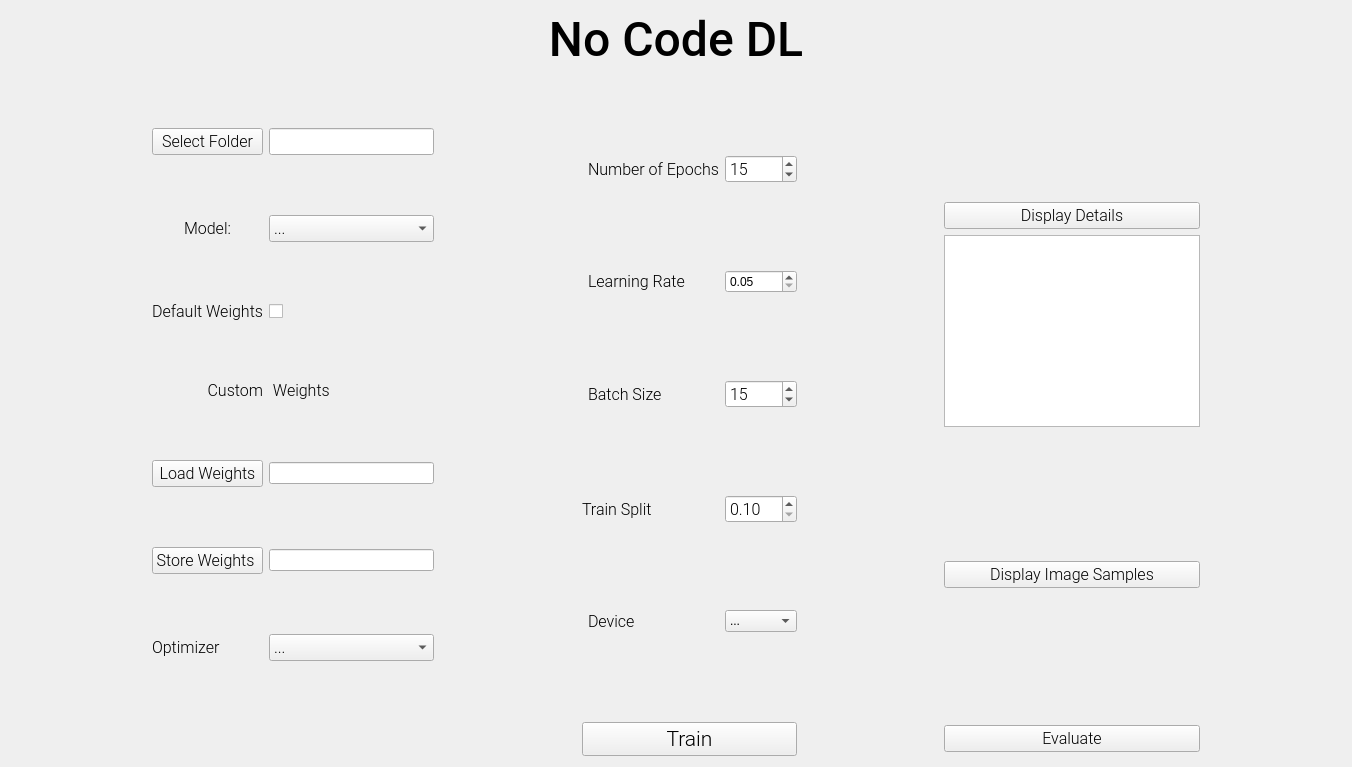
<?xml version="1.0" encoding="UTF-8"?>
<ui version="4.0">
 <class>Widget</class>
 <widget class="QWidget" name="Widget">
  <property name="geometry">
   <rect>
    <x>0</x>
    <y>0</y>
    <width>1352</width>
    <height>767</height>
   </rect>
  </property>
  <property name="sizePolicy">
   <sizepolicy hsizetype="Expanding" vsizetype="Preferred">
    <horstretch>0</horstretch>
    <verstretch>0</verstretch>
   </sizepolicy>
  </property>
  <property name="windowTitle">
   <string>Widget</string>
  </property>
  <property name="autoFillBackground">
   <bool>false</bool>
  </property>
  <layout class="QVBoxLayout" name="verticalLayout_2">
   <item>
    <widget class="QLabel" name="label_title">
     <property name="font">
      <font>
       <family>Roboto Medium</family>
       <pointsize>36</pointsize>
      </font>
     </property>
     <property name="text">
      <string>No Code DL</string>
     </property>
     <property name="alignment">
      <set>Qt::AlignCenter</set>
     </property>
    </widget>
   </item>
   <item>
    <layout class="QGridLayout" name="gridLayout" columnstretch="0,0,0,0,0,0,0,0">
     <item row="1" column="1">
      <layout class="QGridLayout" name="gridLayout_2">
       <item row="2" column="1">
        <widget class="QLabel" name="label_2">
         <property name="font">
          <font>
           <family>Roboto Light</family>
           <pointsize>12</pointsize>
          </font>
         </property>
         <property name="text">
          <string>Default Weights</string>
         </property>
         <property name="alignment">
          <set>Qt::AlignRight|Qt::AlignTrailing|Qt::AlignVCenter</set>
         </property>
        </widget>
       </item>
       <item row="4" column="2">
        <widget class="QLineEdit" name="lineEdit_weights">
         <property name="sizePolicy">
          <sizepolicy hsizetype="Expanding" vsizetype="Fixed">
           <horstretch>3</horstretch>
           <verstretch>0</verstretch>
          </sizepolicy>
         </property>
        </widget>
       </item>
       <item row="0" column="1">
        <widget class="QPushButton" name="pushButton_selectFolder">
         <property name="font">
          <font>
           <family>Roboto Light</family>
           <pointsize>12</pointsize>
          </font>
         </property>
         <property name="text">
          <string>Select Folder</string>
         </property>
        </widget>
       </item>
       <item row="5" column="1">
        <widget class="QPushButton" name="pushButton_store">
         <property name="font">
          <font>
           <family>Roboto Light</family>
           <pointsize>12</pointsize>
          </font>
         </property>
         <property name="text">
          <string>Store Weights </string>
         </property>
        </widget>
       </item>
       <item row="1" column="2">
        <widget class="QComboBox" name="comboBox_model">
         <property name="sizePolicy">
          <sizepolicy hsizetype="Minimum" vsizetype="Fixed">
           <horstretch>0</horstretch>
           <verstretch>0</verstretch>
          </sizepolicy>
         </property>
         <property name="font">
          <font>
           <family>Roboto Light</family>
           <pointsize>12</pointsize>
          </font>
         </property>
         <item>
          <property name="text">
           <string>...</string>
          </property>
         </item>
         <item>
          <property name="text">
           <string notr="true">resnet50</string>
          </property>
         </item>
         <item>
          <property name="text">
           <string notr="true">mobilenet_v3_large</string>
          </property>
         </item>
         <item>
          <property name="text">
           <string notr="true">vgg16</string>
          </property>
         </item>
         <item>
          <property name="text">
           <string notr="true">vgg19</string>
          </property>
         </item>
        </widget>
       </item>
       <item row="1" column="1">
        <widget class="QLabel" name="label_model">
         <property name="font">
          <font>
           <family>Roboto Light</family>
           <pointsize>12</pointsize>
          </font>
         </property>
         <property name="text">
          <string>Model:</string>
         </property>
         <property name="alignment">
          <set>Qt::AlignCenter</set>
         </property>
        </widget>
       </item>
       <item row="4" column="1">
        <widget class="QPushButton" name="pushButton_weights">
         <property name="font">
          <font>
           <family>Roboto Light</family>
           <pointsize>12</pointsize>
          </font>
         </property>
         <property name="text">
          <string>Load Weights</string>
         </property>
        </widget>
       </item>
       <item row="5" column="2">
        <widget class="QLineEdit" name="lineEdit_store"/>
       </item>
       <item row="7" column="2">
        <widget class="QComboBox" name="comboBox_optimizer">
         <property name="font">
          <font>
           <family>Roboto Light</family>
           <pointsize>12</pointsize>
          </font>
         </property>
         <item>
          <property name="text">
           <string>...</string>
          </property>
         </item>
         <item>
          <property name="text">
           <string>Adam</string>
          </property>
         </item>
         <item>
          <property name="text">
           <string>SDG</string>
          </property>
         </item>
        </widget>
       </item>
       <item row="2" column="2">
        <widget class="QCheckBox" name="checkBox_pretrained">
         <property name="font">
          <font>
           <family>Roboto Light</family>
           <pointsize>12</pointsize>
          </font>
         </property>
         <property name="text">
          <string/>
         </property>
         <property name="tristate">
          <bool>false</bool>
         </property>
        </widget>
       </item>
       <item row="0" column="2">
        <widget class="QLineEdit" name="lineEdit_path">
         <property name="sizePolicy">
          <sizepolicy hsizetype="Expanding" vsizetype="Fixed">
           <horstretch>0</horstretch>
           <verstretch>0</verstretch>
          </sizepolicy>
         </property>
         <property name="font">
          <font>
           <family>Roboto Light</family>
           <pointsize>12</pointsize>
          </font>
         </property>
         <property name="whatsThis">
          <string>Select folder containing images. Expected Format:</string>
         </property>
        </widget>
       </item>
       <item row="7" column="1">
        <widget class="QLabel" name="label_optimizer">
         <property name="font">
          <font>
           <family>Roboto Light</family>
           <pointsize>12</pointsize>
          </font>
         </property>
         <property name="text">
          <string>Optimizer</string>
         </property>
         <property name="textFormat">
          <enum>Qt::PlainText</enum>
         </property>
        </widget>
       </item>
       <item row="3" column="1">
        <widget class="QLabel" name="label_3">
         <property name="sizePolicy">
          <sizepolicy hsizetype="Preferred" vsizetype="Fixed">
           <horstretch>0</horstretch>
           <verstretch>0</verstretch>
          </sizepolicy>
         </property>
         <property name="font">
          <font>
           <family>Roboto Light</family>
           <pointsize>12</pointsize>
          </font>
         </property>
         <property name="text">
          <string>Custom</string>
         </property>
         <property name="alignment">
          <set>Qt::AlignRight|Qt::AlignTrailing|Qt::AlignVCenter</set>
         </property>
        </widget>
       </item>
       <item row="3" column="2">
        <widget class="QLabel" name="label_4">
         <property name="sizePolicy">
          <sizepolicy hsizetype="Preferred" vsizetype="Fixed">
           <horstretch>0</horstretch>
           <verstretch>0</verstretch>
          </sizepolicy>
         </property>
         <property name="font">
          <font>
           <family>Roboto Light</family>
           <pointsize>12</pointsize>
          </font>
         </property>
         <property name="text">
          <string> Weights</string>
         </property>
        </widget>
       </item>
      </layout>
     </item>
     <item row="1" column="4">
      <layout class="QGridLayout" name="gridLayout_3">
       <item row="2" column="2">
        <widget class="QSpinBox" name="spinBox_batch">
         <property name="font">
          <font>
           <family>Roboto Light</family>
           <pointsize>12</pointsize>
          </font>
         </property>
         <property name="minimum">
          <number>1</number>
         </property>
         <property name="maximum">
          <number>10000</number>
         </property>
         <property name="value">
          <number>15</number>
         </property>
        </widget>
       </item>
       <item row="1" column="1">
        <widget class="QLabel" name="label_lr">
         <property name="font">
          <font>
           <family>Roboto Light</family>
           <pointsize>12</pointsize>
          </font>
         </property>
         <property name="text">
          <string>Learning Rate</string>
         </property>
        </widget>
       </item>
       <item row="0" column="2">
        <widget class="QSpinBox" name="spinBox_epochs">
         <property name="font">
          <font>
           <family>Roboto Light</family>
           <pointsize>12</pointsize>
          </font>
         </property>
         <property name="minimum">
          <number>1</number>
         </property>
         <property name="maximum">
          <number>10000</number>
         </property>
         <property name="value">
          <number>15</number>
         </property>
        </widget>
       </item>
       <item row="1" column="2">
        <widget class="QDoubleSpinBox" name="doubleSpinBox_lr">
         <property name="minimum">
          <double>0.050000000000000</double>
         </property>
         <property name="singleStep">
          <double>0.050000000000000</double>
         </property>
        </widget>
       </item>
       <item row="4" column="1">
        <widget class="QLabel" name="label_device">
         <property name="font">
          <font>
           <family>Roboto Light</family>
           <pointsize>12</pointsize>
          </font>
         </property>
         <property name="text">
          <string>Device</string>
         </property>
         <property name="textFormat">
          <enum>Qt::PlainText</enum>
         </property>
        </widget>
       </item>
       <item row="0" column="1">
        <widget class="QLabel" name="label">
         <property name="font">
          <font>
           <family>Roboto Light</family>
           <pointsize>12</pointsize>
          </font>
         </property>
         <property name="text">
          <string>Number of Epochs</string>
         </property>
        </widget>
       </item>
       <item row="4" column="2">
        <widget class="QComboBox" name="comboBox_device">
         <item>
          <property name="text">
           <string>...</string>
          </property>
         </item>
         <item>
          <property name="text">
           <string>CPU</string>
          </property>
         </item>
         <item>
          <property name="text">
           <string>GPU</string>
          </property>
         </item>
        </widget>
       </item>
       <item row="2" column="1">
        <widget class="QLabel" name="label_batch">
         <property name="font">
          <font>
           <family>Roboto Light</family>
           <pointsize>12</pointsize>
          </font>
         </property>
         <property name="text">
          <string>Batch Size</string>
         </property>
        </widget>
       </item>
       <item row="3" column="0" colspan="2">
        <widget class="QLabel" name="label_5">
         <property name="font">
          <font>
           <family>Roboto Light</family>
           <pointsize>12</pointsize>
          </font>
         </property>
         <property name="text">
          <string>Train Split</string>
         </property>
        </widget>
       </item>
       <item row="3" column="2">
        <widget class="QDoubleSpinBox" name="doubleSpinBox_train">
         <property name="font">
          <font>
           <family>Roboto Light</family>
           <pointsize>12</pointsize>
          </font>
         </property>
         <property name="minimum">
          <double>0.100000000000000</double>
         </property>
         <property name="singleStep">
          <double>0.100000000000000</double>
         </property>
        </widget>
       </item>
      </layout>
     </item>
     <item row="1" column="5">
      <spacer name="horizontalSpacer_2">
       <property name="orientation">
        <enum>Qt::Horizontal</enum>
       </property>
       <property name="sizeHint" stdset="0">
        <size>
         <width>40</width>
         <height>20</height>
        </size>
       </property>
      </spacer>
     </item>
     <item row="1" column="3">
      <spacer name="horizontalSpacer_3">
       <property name="orientation">
        <enum>Qt::Horizontal</enum>
       </property>
       <property name="sizeHint" stdset="0">
        <size>
         <width>40</width>
         <height>20</height>
        </size>
       </property>
      </spacer>
     </item>
     <item row="1" column="6">
      <layout class="QVBoxLayout" name="verticalLayout" stretch="0,0,0,0,0,0">
       <item>
        <spacer name="verticalSpacer_2">
         <property name="orientation">
          <enum>Qt::Vertical</enum>
         </property>
         <property name="sizeHint" stdset="0">
          <size>
           <width>20</width>
           <height>40</height>
          </size>
         </property>
        </spacer>
       </item>
       <item>
        <widget class="QPushButton" name="pushButton_details">
         <property name="font">
          <font>
           <family>Roboto Light</family>
           <pointsize>12</pointsize>
          </font>
         </property>
         <property name="text">
          <string>Display Details</string>
         </property>
        </widget>
       </item>
       <item>
        <widget class="QTextBrowser" name="textBrowser_details">
         <property name="maximumSize">
          <size>
           <width>16777215</width>
           <height>16777215</height>
          </size>
         </property>
         <property name="font">
          <font>
           <family>Source Code Pro</family>
           <pointsize>10</pointsize>
           <italic>true</italic>
           <bold>false</bold>
          </font>
         </property>
        </widget>
       </item>
       <item>
        <spacer name="verticalSpacer">
         <property name="orientation">
          <enum>Qt::Vertical</enum>
         </property>
         <property name="sizeHint" stdset="0">
          <size>
           <width>20</width>
           <height>40</height>
          </size>
         </property>
        </spacer>
       </item>
       <item>
        <widget class="QPushButton" name="pushButton_images">
         <property name="font">
          <font>
           <family>Roboto Light</family>
           <pointsize>12</pointsize>
          </font>
         </property>
         <property name="text">
          <string>Display Image Samples</string>
         </property>
        </widget>
       </item>
       <item>
        <spacer name="verticalSpacer_3">
         <property name="orientation">
          <enum>Qt::Vertical</enum>
         </property>
         <property name="sizeHint" stdset="0">
          <size>
           <width>98</width>
           <height>40</height>
          </size>
         </property>
        </spacer>
       </item>
      </layout>
     </item>
     <item row="1" column="0">
      <spacer name="horizontalSpacer">
       <property name="orientation">
        <enum>Qt::Horizontal</enum>
       </property>
       <property name="sizeHint" stdset="0">
        <size>
         <width>40</width>
         <height>20</height>
        </size>
       </property>
      </spacer>
     </item>
     <item row="2" column="4">
      <widget class="QPushButton" name="pushButton_train">
       <property name="font">
        <font>
         <family>Roboto Light</family>
         <pointsize>16</pointsize>
        </font>
       </property>
       <property name="text">
        <string>Train</string>
       </property>
      </widget>
     </item>
     <item row="1" column="7">
      <spacer name="horizontalSpacer_4">
       <property name="orientation">
        <enum>Qt::Horizontal</enum>
       </property>
       <property name="sizeHint" stdset="0">
        <size>
         <width>40</width>
         <height>20</height>
        </size>
       </property>
      </spacer>
     </item>
     <item row="2" column="6">
      <widget class="QPushButton" name="pushButton_eval">
       <property name="font">
        <font>
         <family>Roboto Light</family>
         <pointsize>12</pointsize>
        </font>
       </property>
       <property name="text">
        <string>Evaluate</string>
       </property>
      </widget>
     </item>
    </layout>
   </item>
  </layout>
 </widget>
 <resources/>
 <connections/>
</ui>
